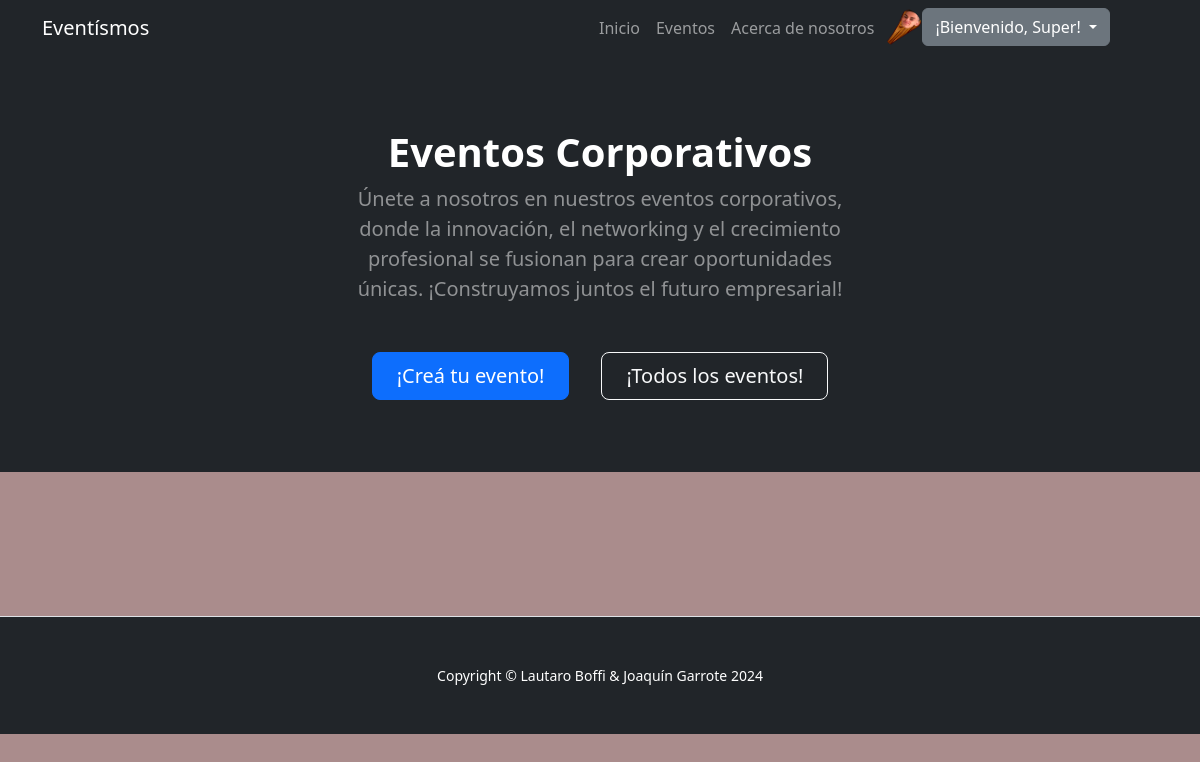
The page /appentrega/corporativos/ (signed in) on the database as committed earlier.
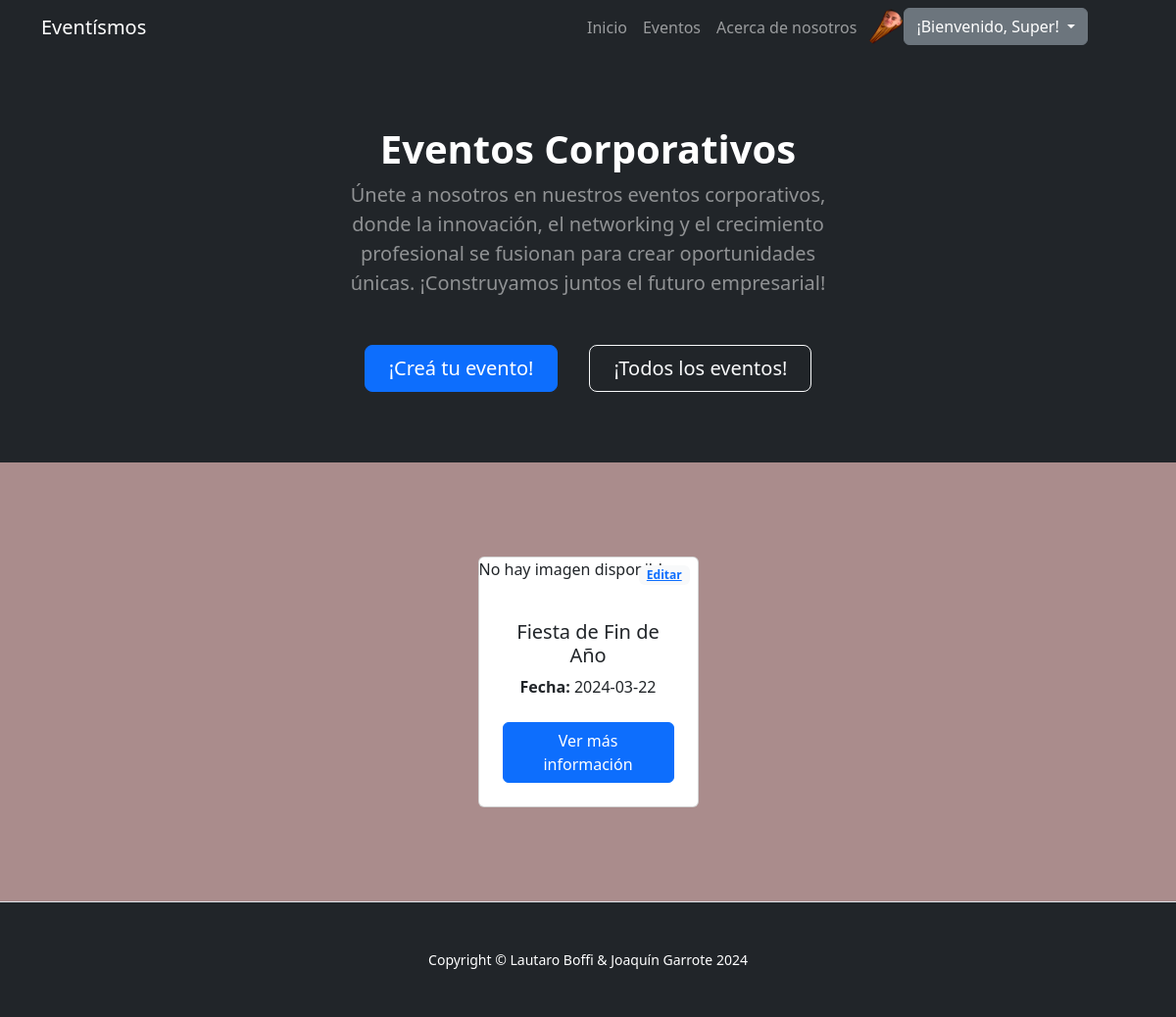
The same page on the database as committed later.
### appentrega/models.py (models this page shows, shortened)
class Evento(models.Model):
    nombre = models.CharField(max_length=40)
    categoria = models.CharField(max_length=40)
    ubicacion = models.CharField(max_length=40)
    fecha = models.CharField(max_length=40)
    descripcion = models.CharField(max_length=10000)
    imagen = models.ImageField(upload_to='event_images/', null=True, blank=True)

### appentrega/views.py (the view)
# urls.py: path('corporativos/', views.corporativos, name="Corporativos"),
def corporativos(request):
    object_list = Evento.objects.all()
    return render(request, "appentrega/evento/categorias/corporativos.html", {'object_list': object_list})

### appentrega/templates/appentrega/evento/categorias/corporativos.html (shortened to what this page needs)
{% extends 'appentrega/base.html' %}
{% load static %}
{% block form %}
<header class="bg-dark py-5">
    <div class="container px-5">
        <div class="row gx-5 justify-content-center">
            <div class="col-lg-6">
                <div class="text-center mb-0 mt-4">
                    <h1 class="display-7 fw-bolder text-white mb-2">Eventos Corporativos</h1>
                </div>
                <div class="text-center mb-5 mt-0">
                    <p class="lead fw-normal text-white-50 mb-0">Únete a nosotros en nuestros eventos corporativos, donde la innovación, el networking y el crecimiento profesional se fusionan para crear oportunidades únicas. ¡Construyamos juntos el futuro empresarial!</p>
                </div>
                <div class="d-grid gap-3 d-sm-flex justify-content-sm-center mb-4 mt-4">
                    <a class="btn btn-primary btn-lg px-4 me-sm-3" href="{% url "CrearEvento" %}">¡Creá tu evento!</a>
                    <a class="btn btn-outline-light btn-lg px-4" href="{% url "ListaEvento" %}">¡Todos los eventos!</a>
                </div>
            </div>
        </div>
    </div>
</header>
<section class="py-5 border-bottom" id="features">
    <div class="container px-4 px-lg-5 mt-5">
        <div class="row gx-4 gx-lg-5 row-cols-2 row-cols-md-3 row-cols-xl-4 justify-content-center">
            {% for evento in object_list %}
                {% if evento.categoria == "FestivalCorporativo" %}
                    <div class="col mb-5">
                        <div class="card h-100">
                            <div class="badge bg-light text-black position-absolute" style="top: 0.5rem; right: 0.5rem">
                                <a href="{% url 'EditarEvento' evento.id %}">Editar</a>
                            </div>
                            {% if evento.imagen %}
                                <img class="card-img-top" src="{{ evento.imagen.url }}" alt="Evento Imagen" style="max-width: 450px; max-height: 300px" />
                            {% else %}
                                <p>No hay imagen disponible</p>
                            {% endif %}
                            <div class="card-body p-4">
                                <div class="text-center">
                                    <h5 class="card-title">{{ evento.nombre }}</h5>
                                    <p class="card-text"><strong>Fecha: </strong>{{ evento.fecha }}</p>
                                </div>
                            </div>
                            <div class="card-footer p-4 pt-0 border-top-0 bg-transparent">
                                <div class="text-center"><a href="{% url 'DetalleEvento' evento.id %}" class="btn btn-primary">Ver más información</a></div>
                            </div>
                        </div>
                    </div>
                {% endif %}
            {% endfor %}
        </div>
    </div>
</section>
{% endblock form %}

Rows that differ between the two databases and show on the page:
now on this page (row edited): Evento: imagen "No hay imagen disponible", nombre "Fiesta de Fin de Año", fecha "2024-03-22"
